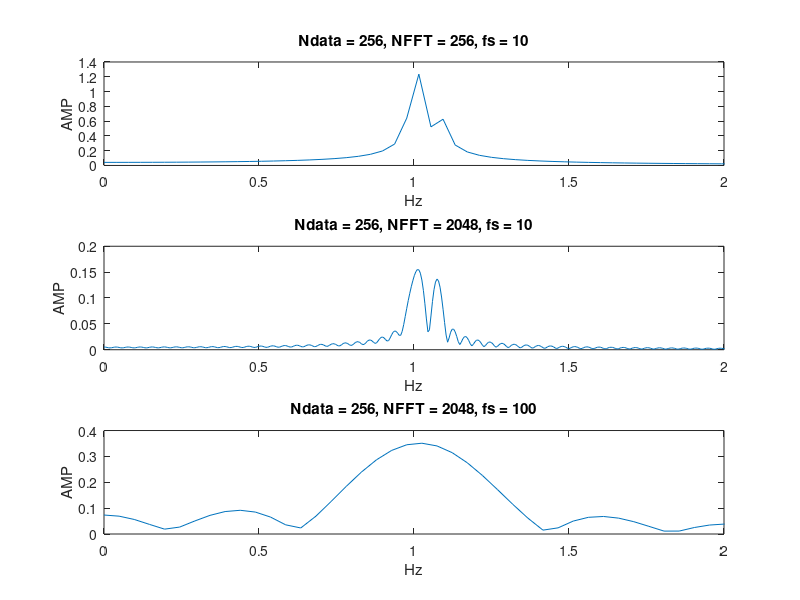

The MATLAB source for this figure:
clc;clear;close all;
% (a)
subplot(3, 1, 1);
fs1 = 10;
N1 = 256;
Ndata_a = 256;
n1 = 0:Ndata_a-1;
dt1 = n1/fs1;
x1 = sin(2*pi*dt1) + sin(2*pi*1.02*dt1) + sin(2*pi*1.07*dt1);
y1 = fft(x1, N1);
mag1 = abs(y1);
ang1 = angle(y1);
f1 = (0:N1-1)*fs1/N1;
plot(f1(1:N1/2), mag1(1:N1/2)*2/N1);
xlabel('Hz'); ylabel('AMP');
title('Ndata = 256, NFFT = 256, fs = 10');
xlim([0 2]);

% (b)
subplot(3, 1, 2);
fs2 = 10;
N2 = 2048;
Ndata_b = 256;
n2 = 0:Ndata_b-1;
dt2 = n2/fs2;
x2 = sin(2*pi*dt2) + sin(2*pi*1.02*dt2) + sin(2*pi*1.07*dt2);
y2 = fft(x2, N2);
mag2 = abs(y2);
ang2 = angle(y2);
f2 = (0:N2-1)*fs2/N2;
plot(f2(1:N2/2), mag2(1:N2/2)*2/N2);
xlabel('Hz'); ylabel('AMP');
title('Ndata = 256, NFFT = 2048, fs = 10');
xlim([0 2]);

% (c)
subplot(3, 1, 3);
fs3 = 100;
N3 = 2048;
Ndata_c= 256;
n3 = 0:Ndata_c-1;
dt3 = n3/fs3;
x3 = sin(2*pi*dt3) + sin(2*pi*1.02*dt3) + sin(2*pi*1.07*dt3);
y3 = fft(x3, N2);
mag3 = abs(y3);
ang3 = angle(y3);
f3 = (0:N3-1)*fs3/N3;
plot(f3(1:N3/2), mag3(1:N3/2)*2/N3);
xlabel('Hz'); ylabel('AMP');
title('Ndata = 256, NFFT = 2048, fs = 100');
xlim([0 2]);
